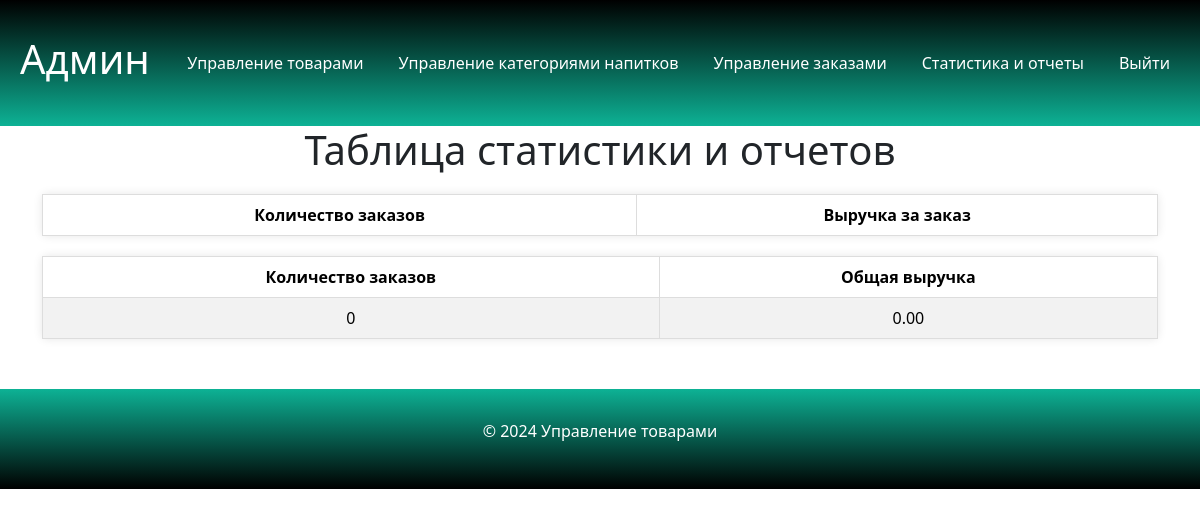
Page /admin/Panel-admin.php on the earlier database version.
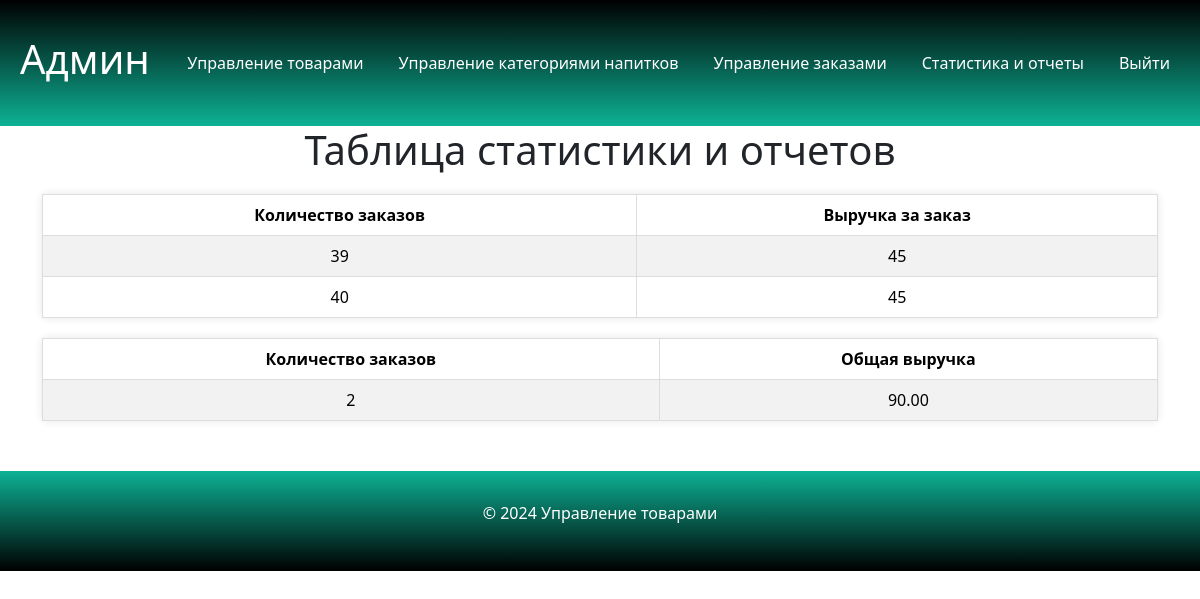
Same page on the later database version.
### tables this page shows
CREATE TABLE `Orders` (
  `Id_order` int NOT NULL,
  `User_id` int NOT NULL,
  `Date_of_order` datetime NOT NULL,
  `status` enum('0','1','2') NOT NULL DEFAULT '0',
  `Total_price` decimal(25,0) NOT NULL,
  `Used_bonuses` decimal(10,0) DEFAULT NULL,
  `Accrued_bonuses` decimal(10,0) DEFAULT NULL,
  `comment` varchar(255) DEFAULT NULL
);

### admin/Panel-admin.php (the view, shortened to what this page needs)
<?php
require_once "../connect.php";
$result = mysqli_query($con, "SELECT COUNT(*) AS total_orders FROM `Orders`");
if ($result && mysqli_num_rows($result) > 0) {
    $row = mysqli_fetch_assoc($result);
    $total_orders = $row['total_orders'];
}
$result_total_revenue = mysqli_query($con, "SELECT SUM(Total_price) AS total_revenue FROM `Orders`");
$total_revenue = 0;
if ($result_total_revenue && mysqli_num_rows($result_total_revenue) > 0) {
    $row_total_revenue = mysqli_fetch_assoc($result_total_revenue);
    $total_revenue = $row_total_revenue['total_revenue'] ?? 0;
}
$zacaz = mysqli_fetch_all(mysqli_query($con,'SELECT * FROM `Orders`'));
?>
<!DOCTYPE html>
<html lang="en">
<head>
    <link rel="stylesheet" href="style.css">
    <link href="https://cdn.jsdelivr.net/npm/bootstrap@5.3.2/dist/css/bootstrap.min.css" rel="stylesheet">
</head>
<body>
    <header class="header">
        <nav class="nav">
            <div class="index">
                <h1 class="index_">Админ</h1>
            </div>
            <div class="cart_account">
                <a href="newTovar.php">Управление товарами</a>
                <a href="categoryTovar.php">Управление категориями напитков</a>
                <a href="orderManagement.php">Управление заказами</a>
                <a href="Panel-admin.php">Статистика и отчеты</a>
                <a href="/logout.php">Выйти</a>
            </div>
        </nav>
    </header>
    <div class="container">
        <h1>Таблица статистики и отчетов</h1>
        <table class="table table-striped">
            <thead>
                <tr>
                    <th>Количество заказов</th>
                    <th>Выручка за заказ</th>
                </tr>
            </thead>
            <tbody>
                <?php foreach ($zacaz as $zac) { ?>
                <tr>
                    <td><?= htmlspecialchars($zac[0]) ?></td>
                    <td><?= htmlspecialchars($zac[4]) ?></td>
                </tr>
                <?php } ?>
            </tbody>
        </table>
        <table class="table table-striped">
            <thead>
                <tr>
                    <th>Количество заказов</th>
                    <th>Общая выручка</th>
                </tr>
            </thead>
            <tbody>
                <tr>
                    <td><?= htmlspecialchars($total_orders) ?></td>
                    <td><?= htmlspecialchars(number_format($total_revenue, 2)) ?></td>
                </tr>
            </tbody>
        </table>
    </div>
    <footer>
        <p>© 2024 Управление товарами</p>
    </footer>
</body>
</html>

Differences in the rows shown:
added orders: Id_order "39", Total_price "45"
added orders: Id_order "40", Total_price "45"
Other differences:
$total_orders: "0" → "2"
$total_revenue: "0.00" → "90.00"
